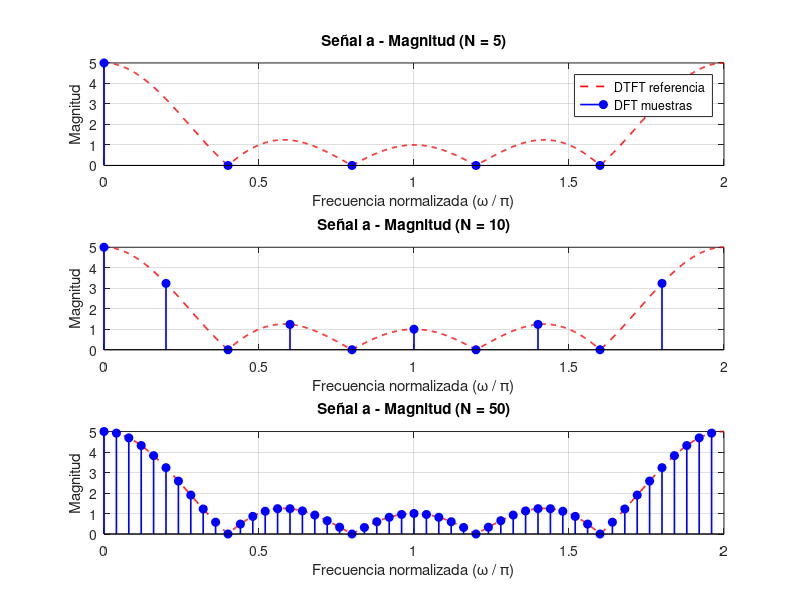
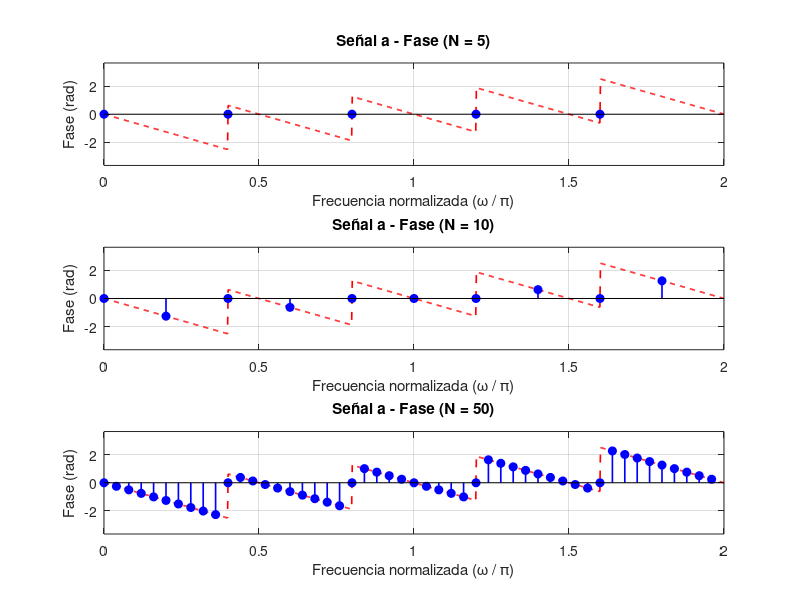
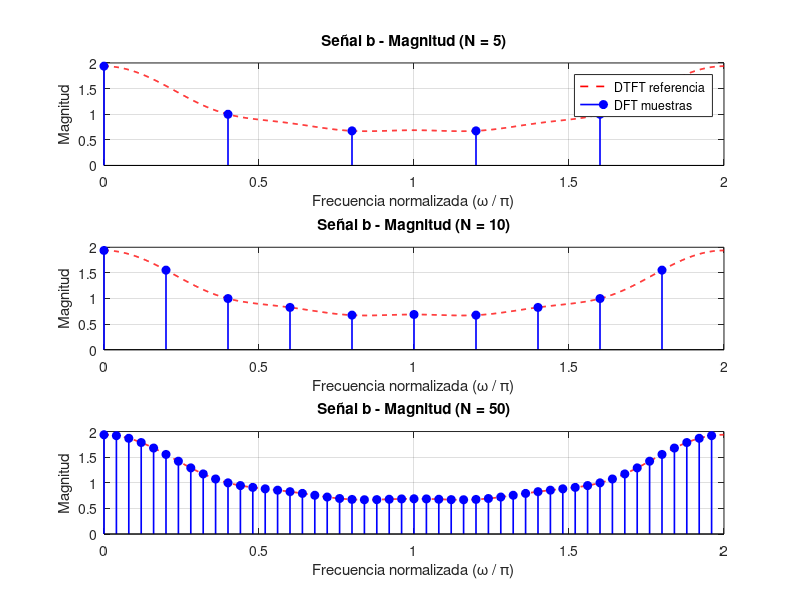
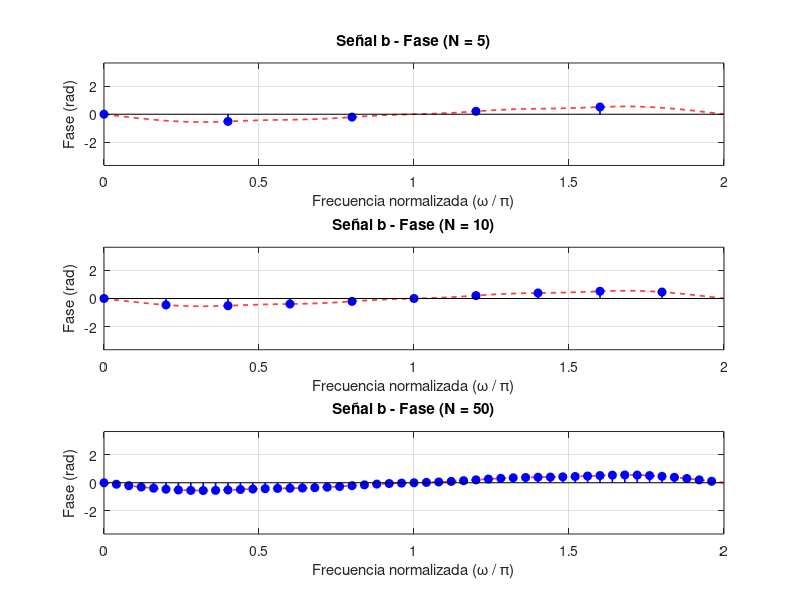

The MATLAB script that drew these images, in order:
% ETN1015 — DFT y FFT / Capítulo 5 Proakis
% Ejercicio: DFT de Señales a y b con zero-padding y comparación con DTFT
% Fuente: Ingle & Proakis — Cap. 5 / Palani — Cap. 2
clear; clc; close all;

% [bloque 1 — Definición de señales y parámetros]
xa = ones(1, 5);          % Señal a: x(n) = [1 1 1 1 1]
xb = (0.5).^(0:4);        % Señal b: x(n) = [1, 0.5, 0.25, 0.125, 0.0625]

N_vals = [5, 10, 50];     % Valores de N para evaluar la DFT (con zero-padding)
w_dense = linspace(0, 2*pi, 1000); % Frecuencia densa para graficar la DTFT continua

% [bloque 2 — Cálculo de la DTFT continua de referencia]
% Señal a: Expresión analítica (evitando división por cero en múltiplos de 2*pi)
Xa_dtft = exp(-j * 2 * w_dense) .* sin(2.5 * w_dense) ./ sin(0.5 * w_dense);
Xa_dtft(abs(sin(0.5 * w_dense)) < 1e-10) = 5; % L'Hôpital para límites en 0 y 2*pi

% Señal b: Evaluación directa de la sumatoria finita de 5 puntos
Xb_dtft = zeros(size(w_dense));
for n = 0:4
    Xb_dtft = Xb_dtft + xb(n+1) * exp(-j * w_dense * n);
end

% [bloque 3 — Gráficas para la Señal a]
% Figura 1: Magnitud de la Señal a
figure(1);
for i = 1:length(N_vals)
    N = N_vals(i);
    X_dft = fft(xa, N);
    w_dft = (0:N-1) * 2 * pi / N;
    
    subplot(3, 1, i);
    plot(w_dense/pi, abs(Xa_dtft), 'r--', 'LineWidth', 1.2); hold on;
    stem(w_dft/pi, abs(X_dft), 'filled', 'b', 'LineWidth', 1.2);
    xlabel('Frecuencia normalizada (\omega / \pi)');
    ylabel('Magnitud');
    title(['Señal a - Magnitud (N = ', num2str(N), ')']);
    xlim([0, 2]);
    grid on;
    if i == 1
        legend('DTFT referencia', 'DFT muestras');
    end
end

% Figura 2: Fase de la Señal a
figure(2);
for i = 1:length(N_vals)
    N = N_vals(i);
    X_dft = fft(xa, N);
    % Limpieza de ruido numérico en fase para muestras con magnitud nula
    X_dft_clean = X_dft;
    X_dft_clean(abs(X_dft_clean) < 1e-10) = 0;
    w_dft = (0:N-1) * 2 * pi / N;
    
    subplot(3, 1, i);
    plot(w_dense/pi, angle(Xa_dtft), 'r--', 'LineWidth', 1.2); hold on;
    stem(w_dft/pi, angle(X_dft_clean), 'filled', 'b', 'LineWidth', 1.2);
    xlabel('Frecuencia normalizada (\omega / \pi)');
    ylabel('Fase (rad)');
    title(['Señal a - Fase (N = ', num2str(N), ')']);
    xlim([0, 2]);
    ylim([-pi-0.5, pi+0.5]);
    grid on;
end

% [bloque 4 — Gráficas para la Señal b]
% Figura 3: Magnitud de la Señal b
figure(3);
for i = 1:length(N_vals)
    N = N_vals(i);
    X_dft = fft(xb, N);
    w_dft = (0:N-1) * 2 * pi / N;
    
    subplot(3, 1, i);
    plot(w_dense/pi, abs(Xb_dtft), 'r--', 'LineWidth', 1.2); hold on;
    stem(w_dft/pi, abs(X_dft), 'filled', 'b', 'LineWidth', 1.2);
    xlabel('Frecuencia normalizada (\omega / \pi)');
    ylabel('Magnitud');
    title(['Señal b - Magnitud (N = ', num2str(N), ')']);
    xlim([0, 2]);
    grid on;
    if i == 1
        legend('DTFT referencia', 'DFT muestras');
    end
end

% Figura 4: Fase de la Señal b
figure(4);
for i = 1:length(N_vals)
    N = N_vals(i);
    X_dft = fft(xb, N);
    X_dft_clean = X_dft;
    X_dft_clean(abs(X_dft_clean) < 1e-10) = 0;
    w_dft = (0:N-1) * 2 * pi / N;
    
    subplot(3, 1, i);
    plot(w_dense/pi, angle(Xb_dtft), 'r--', 'LineWidth', 1.2); hold on;
    stem(w_dft/pi, angle(X_dft_clean), 'filled', 'b', 'LineWidth', 1.2);
    xlabel('Frecuencia normalizada (\omega / \pi)');
    ylabel('Fase (rad)');
    title(['Señal b - Fase (N = ', num2str(N), ')']);
    xlim([0, 2]);
    ylim([-pi-0.5, pi+0.5]);
    grid on;
end
